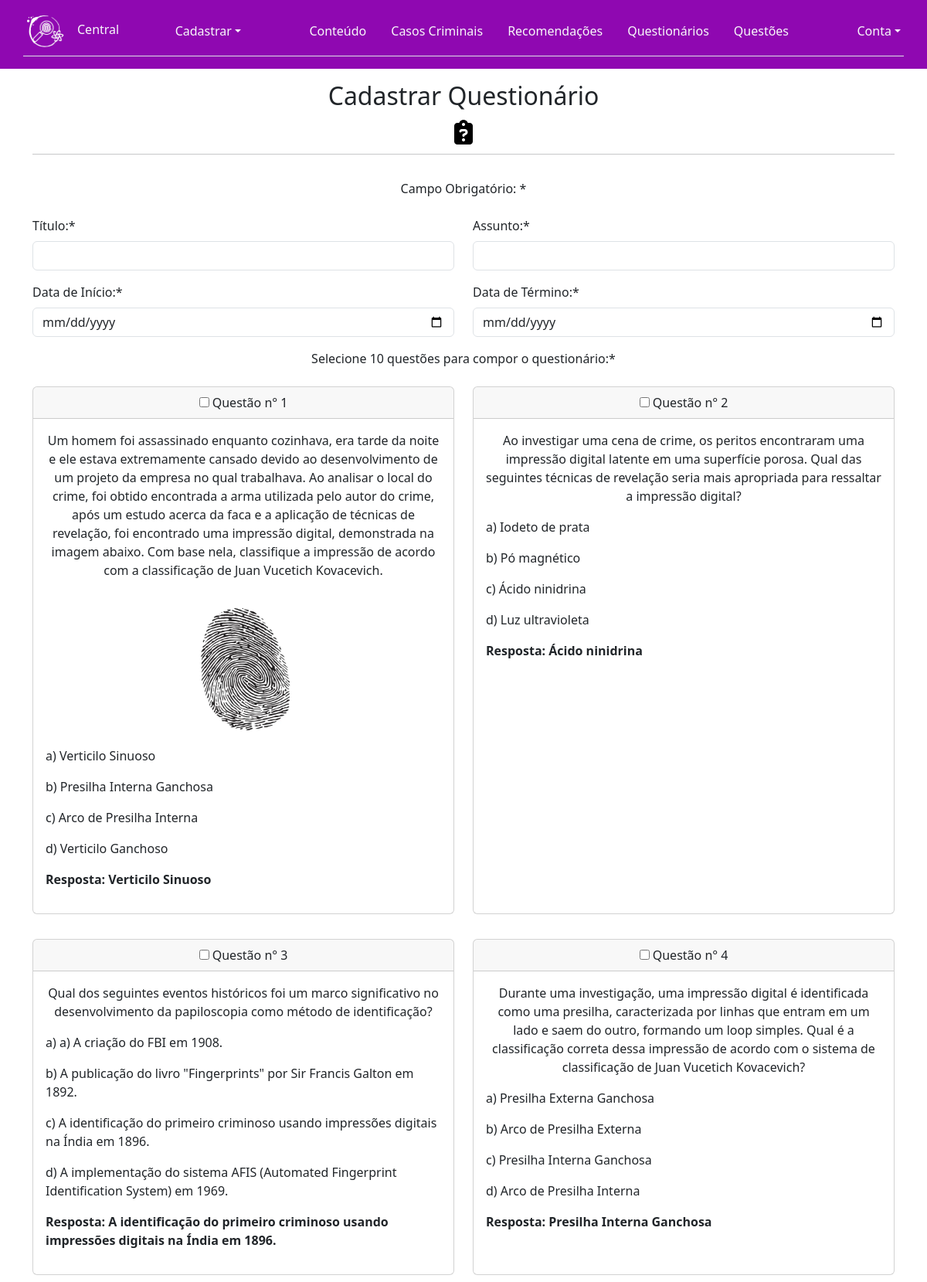
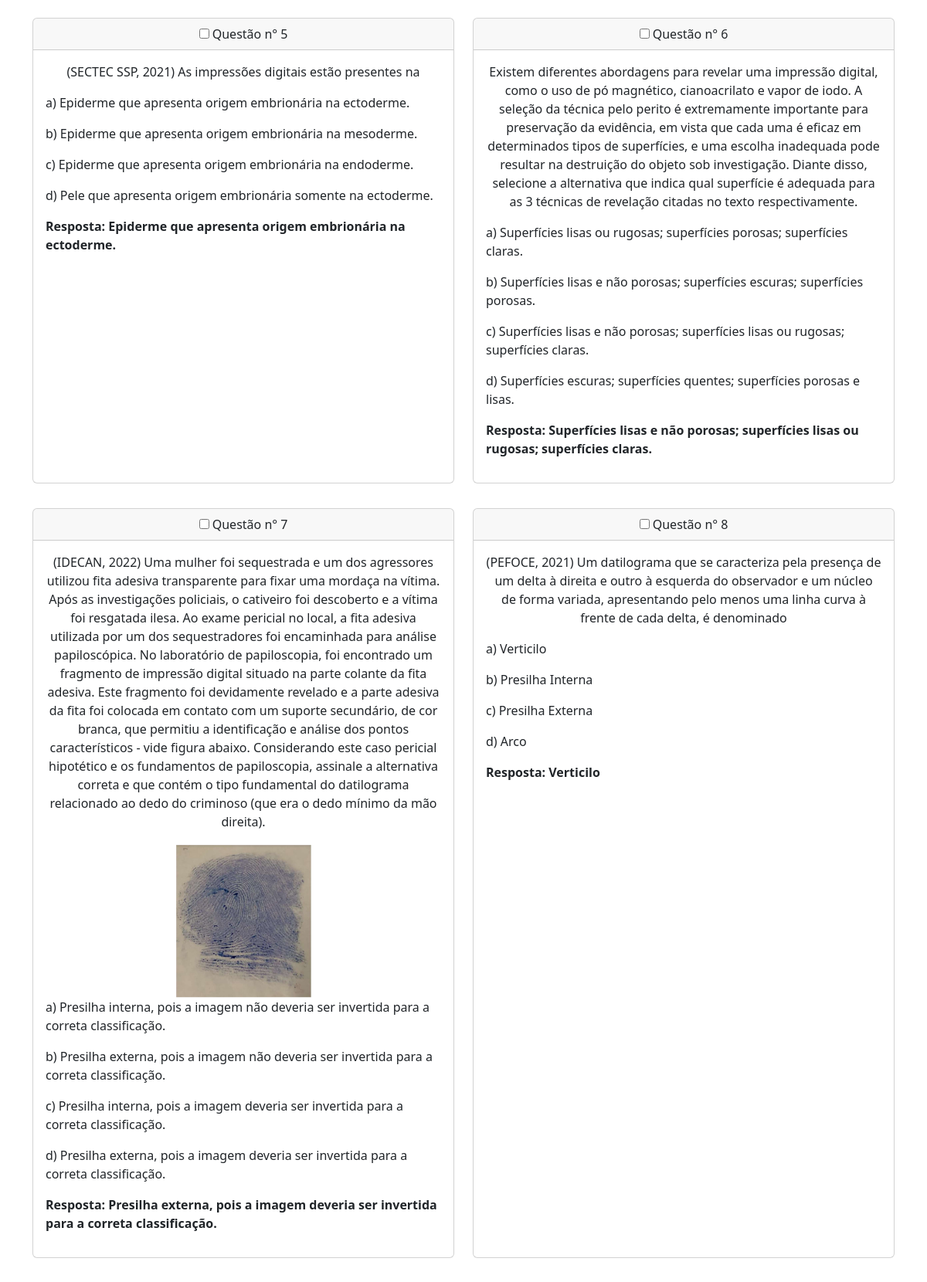
/cad_questionario.php (signed in, upper part), run on the app's committed database (2 pictures, top to bottom).
### tables this page shows
CREATE TABLE `questao` (
  `id_questao` int(11) NOT NULL,
  `enunciado` text NOT NULL,
  `imagem` varchar(255) DEFAULT NULL,
  `alt_correta` varchar(255) NOT NULL,
  `alt_1` varchar(255) NOT NULL,
  `alt_2` varchar(255) NOT NULL,
  `alt_3` varchar(255) NOT NULL,
  `alt_4` varchar(255) NOT NULL
);

### cad_questionario.php (the view, shortened to what this page needs)
<?php
include_once('controle.php');
$sql = "SELECT * FROM questao";
$result = mysqli_query($conexao, $sql);
$questoes = mysqli_fetch_all($result, MYSQLI_ASSOC);
?>
<!DOCTYPE html>
<html lang="pt-BR">
<head>
    <link rel="stylesheet" href="https://cdnjs.cloudflare.com/ajax/libs/font-awesome/6.4.0/css/all.min.css" />
    <link rel="stylesheet" href="./assets/css/bootstrap.css">
    <link rel="stylesheet" href="./assets/css/pacote.css">
</head>
<body>
    <?php include_once('cabecalho.php'); ?>
    <main class="container pb-3">
        <div class="row">
            <div class="col">
                <div class="text-center py-3">
                    <h2 class="h2">Cadastrar Questionário</h2>
                    <div class="m-3"><i class="fa-solid fa-clipboard-question fa-2xl" style="color: #000000;"></i></div>
                    <hr>
                </div>
            </div>
        </div>
        <div class="row">
            <div class="col">
                <form method="POST" action="processa_questionario.php">
                    <div class="text-center">
                        <p>Campo Obrigatório: *</p>
                    </div>
                    <div class="row">
                        <div class="col-xl-6 py-2">
                            <label class="form-label">Título:*</label>
                            <input class="form-control" type="text" name="titulo" required>
                        </div>
                        <div class="col-xl-6 py-2">
                            <label class="form-label">Assunto:*</label>
                            <input class="form-control" type="text" name="assunto" required>
                        </div>
                    </div>
                    <div class="row">
                        <div class="col-xl-6 py-2">
                            <label class="form-label">Data de Início:*</label>
                            <input class="form-control" type="date" name="data_inicio" required>
                        </div>
                        <div class="col-xl-6 py-2">
                            <label class="form-label">Data de Término:*</label>
                            <input class="form-control" type="date" name="data_termino" required>
                        </div>
                    </div>
                    <div class="row">
                        <div class="col-xl-12 py-2 text-center">
                            <span>Selecione 10 questões para compor o questionário:*</span>
                        </div>
                    </div>
                    <div class="row">
                        <?php
                        $limite = 2;
                        $count = 0;
                        $num_quest = 1;
                        foreach ($questoes as $questao) :
                            $count++;
                        ?>
                            <div class="col-xl-6 py-3">
                                <div class="card text-center h-100">
                                    <div class="card-header">
                                        <label><input type="checkbox" id="checkbox" name="select_question[]" onclick="limitar()" value="<?php echo $questao['id_questao'] ?>"> Questão n° <?= $num_quest; ?></label>
                                    </div>
                                    <div class="card-body">
                                        <p class="card-text"><?php echo $questao['enunciado']; ?></p>
                                        <?php if (!empty($questao['imagem'])) : ?>
                                            <img src="<?php echo $questao['imagem'] ?>" height="200px" width="auto">
                                        <?php endif ?>
                                        <div class="text-start">
                                            <p><?php echo "a) " . $questao['alt_1'] ?></p>
                                            <p><?php echo "b) " . $questao['alt_2'] ?></p>
                                            <p><?php echo "c) " . $questao['alt_3'] ?></p>
                                            <p><?php echo "d) " . $questao['alt_4'] ?></p>
                                            <p><b>Resposta: <?php if ($questao['alt_correta'] == "A") {
                                                                echo $questao['alt_1'];
                                                            } elseif ($questao['alt_correta'] == "B") {
                                                                echo $questao['alt_2'];
                                                            } elseif ($questao['alt_correta'] == "C") {
                                                                echo $questao['alt_3'];
                                                            } else {
                                                                echo $questao['alt_4'];
                                                            } ?></b></p>
                                        </div>
                                    </div>
                                </div>
                            </div>
                            <?php if ($count == $limite) :
                                echo '</div>';
                                echo '<div class="row">';
                                $count = 0;
                            endif ?>
                        <?php $num_quest++; endforeach ?>
                    </div>
                </form>
            </div>
        </div>
    </main>
</body>
</html>

### assets/css/pacote.css (style rules this page uses)
:root { --color-white: rgb(253, 253, 253); --color-dark: rgb(34, 34, 34); --color-purple: rgb(143, 8, 177); --color-blue-dark: rgb(26, 7, 56); --color-blue: rgb(23, 134, 134); --color-red: rgb(179, 2, 2); --color-green: rgb(12, 143, 1); }

### data on the page
questao: enunciado "Um homem foi assassinado enquanto cozinhava, era tarde da noite e ele estava extremamente cansado devido ao desenvolvimento de um projeto da empresa no qual trabalhava. Ao analisar o local do crime, foi obtido encontrada a arma utilizada pelo autor do crime, após um estudo acerca da faca e a aplicação de técnicas de revelação, foi encontrado uma impressão digital, demonstrada na imagem abaixo. Com base nela, classifique a impressão de acordo com a classificação de Juan Vucetich Kovacevich.", imagem (picture), alt_1 "Verticilo Sinuoso", alt_2 "Presilha Interna Ganchosa", alt_3 "Arco de Presilha Interna", alt_4 "Verticilo Ganchoso"
questao: enunciado "Ao investigar uma cena de crime, os peritos encontraram uma impressão digital latente em uma superfície porosa. Qual das seguintes técnicas de revelação seria mais apropriada para ressaltar a impressão digital?", alt_1 "Iodeto de prata", alt_2 "Pó magnético", alt_3 "Ácido ninidrina", alt_4 "Luz ultravioleta"
questao: enunciado "Qual dos seguintes eventos históricos foi um marco significativo no desenvolvimento da papiloscopia como método de identificação?", alt_1 "a) A criação do FBI em 1908.", alt_2 "A publicação do livro \"Fingerprints\" por Sir Francis Galton em 1892.", alt_3 "A identificação do primeiro criminoso usando impressões digitais na Índia em 1896.", alt_4 "A implementação do sistema AFIS (Automated Fingerprint Identification System) em 1969."
questao: enunciado "Durante uma investigação, uma impressão digital é identificada como uma presilha, caracterizada por linhas que entram em um lado e saem do outro, formando um loop simples. Qual é a classificação correta dessa impressão de acordo com o sistema de classificação de Juan Vucetich Kovacevich?", alt_1 "Presilha Externa Ganchosa", alt_2 "Arco de Presilha Externa", alt_3 "Presilha Interna Ganchosa", alt_4 "Arco de Presilha Interna"
questao: enunciado "(SECTEC SSP, 2021) As impressões digitais estão presentes na", alt_1 "Epiderme que apresenta origem embrionária na ectoderme.", alt_2 "Epiderme que apresenta origem embrionária na mesoderme.", alt_3 "Epiderme que apresenta origem embrionária na endoderme.", alt_4 "Pele que apresenta origem embrionária somente na ectoderme."
questao: enunciado "Existem diferentes abordagens para revelar uma impressão digital, como o uso de pó magnético, cianoacrilato e vapor de iodo. A seleção da técnica pelo perito é extremamente importante para preservação da evidência, em vista que cada uma é eficaz em determinados tipos de superfícies, e uma escolha inadequada pode resultar na destruição do objeto sob investigação. Diante disso, selecione a alternativa que indica qual superfície é adequada para as 3 técnicas de revelação citadas no texto respectivamente.", alt_1 "Superfícies lisas ou rugosas; superfícies porosas; superfícies claras.", alt_2 "Superfícies lisas e não porosas; superfícies escuras; superfícies porosas.", alt_3 "Superfícies lisas e não porosas; superfícies lisas ou rugosas; superfícies claras.", alt_4 "Superfícies escuras; superfícies quentes; superfícies porosas e lisas."
questao: enunciado "(IDECAN, 2022) Uma mulher foi sequestrada e um dos agressores utilizou fita adesiva transparente para fixar uma mordaça na vítima. Após as investigações policiais, o cativeiro foi descoberto e a vítima foi resgatada ilesa. Ao exame pericial no local, a fita adesiva utilizada por um dos sequestradores foi encaminhada para análise papiloscópica. No laboratório de papiloscopia, foi encontrado um fragmento de impressão digital situado na parte colante da fita adesiva. Este fragmento foi devidamente revelado e a parte adesiva da fita foi colocada em contato com um suporte secundário, de cor branca, que permitiu a identificação e análise dos pontos característicos - vide figura abaixo.…", imagem (picture), alt_1 "Presilha interna, pois a imagem não deveria ser invertida para a correta classificação.", alt_2 "Presilha externa, pois a imagem não deveria ser invertida para a correta classificação.", alt_3 "Presilha interna, pois a imagem deveria ser invertida para a correta classificação.", alt_4 "Presilha externa, pois a imagem deveria ser invertida para a correta classificação."
questao: enunciado "(PEFOCE, 2021) Um datilograma que se caracteriza pela presença de um delta à direita e outro à esquerda do observador e um núcleo de forma variada, apresentando pelo menos uma linha curva à frente de cada delta, é denominado", alt_1 "Verticilo", alt_2 "Presilha Interna", alt_3 "Presilha Externa", alt_4 "Arco"
